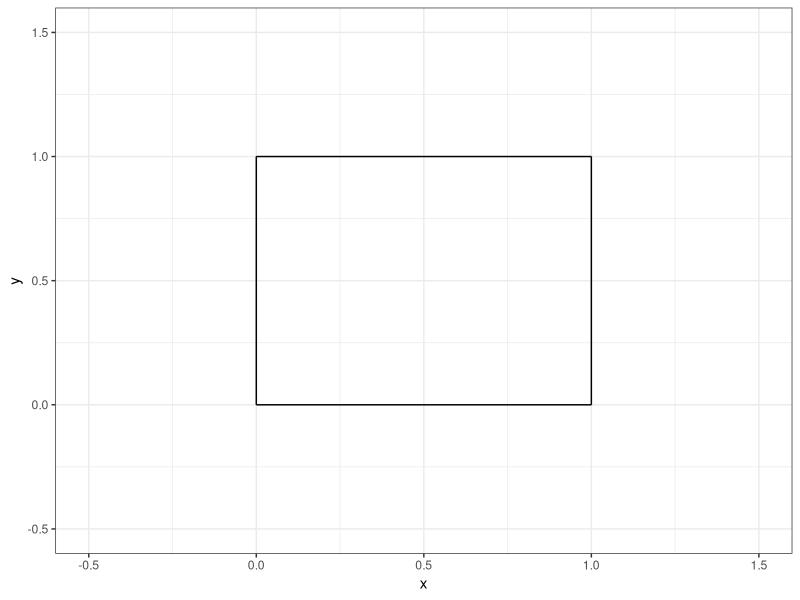
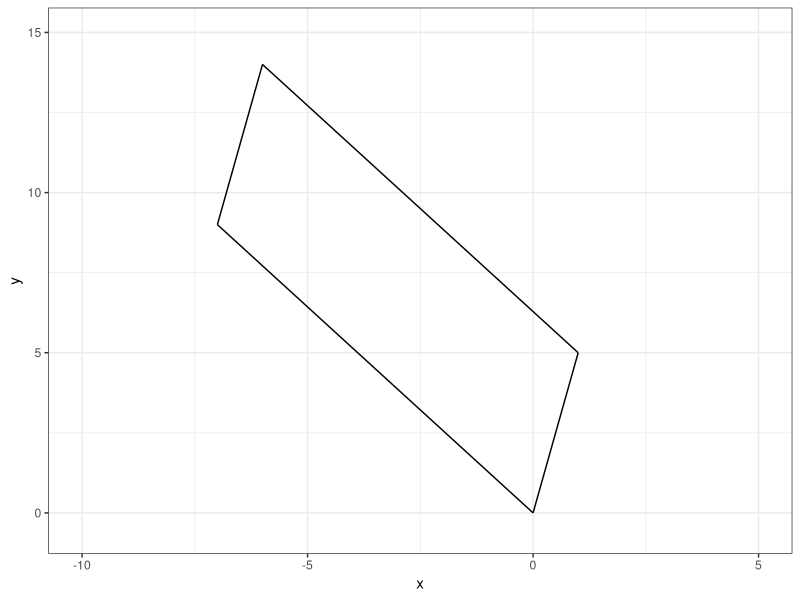

The R script that drew these images, in order:
## ---- chunk 1
#| echo: false

default_chunk_hook  <- knitr::knit_hooks$get("chunk")

latex_font_size <- c("Huge", "huge", "LARGE", "Large", 
                     "large", "normalsize", "small", 
                     "footnotesize", "scriptsize", "tiny")

knitr::knit_hooks$set(chunk = function(x, options) {
  x <- default_chunk_hook(x, options)
  if(options$size %in% latex_font_size) {
    paste0("\n \\", options$size, "\n\n", 
      x, 
      "\n\n \\normalsize"
    )
  } else {
    x
  }
})

## ---- chunk 2
#| label: load-packages
#| include: false
library(tidyverse)
## ---- chunk 3
#| label: fig-unitsquare
#| fig-cap: "The unit square."
#| fig-width: 3
#| fig-height: 3
#| scale: "80%"
#| fig-align: "center"
#| size: "scriptsize"
ggplot() +
  geom_segment(aes(x = 0, xend = 0,
                   y=0, yend = 1))+
  geom_segment(aes(x = 0, xend = 1,
                   y=1, yend = 1))+
  geom_segment(aes(x = 1, xend = 1,
                   y=0, yend = 1))+
  geom_segment(aes(x = 0, xend = 1,
                   y=0, yend = 0)) +
  theme_bw() + 
  xlim(-0.5, 1.5)+
  ylim(-0.5, 1.5)+
  labs(x = "x", 
       y = "y")
## ---- chunk 4
#| label: tbl-nsum-billlength
#| tbl-cap: "Bill length (mm) by species."
#| tbl-align: "center"
#| size: scriptsize
(A=matrix(data=c(1,5,-7,9), nrow=2, ncol=2))
## ---- chunk 5
(M=matrix(data=c(1,0,0,1), nrow=2, ncol=2))
## ---- chunk 6
(T=(M %*% A))
## ---- chunk 7
(basis.vector.1=T[,1])
(basis.vector.2=T[,2])
## ---- chunk 8
basis.vector.1+basis.vector.2
## ---- chunk 9
(p0=c(0,0))
(p1=c(1,5))
(p2=c(-6,14))
(p3=c(-7,9))
## ---- chunk 10
#| label: fig-unitsquare1e
#| fig-cap: "The unit square."
#| fig-width: 3
#| fig-height: 3
#| scale: "80%"
#| fig-align: "center"
#| size: "scriptsize"
ggplot() +
  geom_segment(aes(x = p0[1], y = p0[2], xend = p1[1], yend = p1[2])) +
  geom_segment(aes(x = p1[1], y = p1[2], xend = p2[1], yend = p2[2])) +
  geom_segment(aes(x = p2[1], y = p2[2], xend = p3[1], yend = p3[2])) +
  geom_segment(aes(x = p3[1], y = p3[2], xend = p0[1], yend = p0[2])) +
  theme_bw() +
  xlim(-10, 5) +
  ylim(-0.5,15) +
  labs(x = "x", y = "y")
## ---- chunk 11
(det(A))
